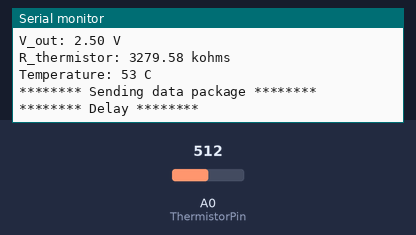
This sketch was run on a simulated Arduino Uno, built with avr-gcc and run on an emulated ATmega328P. Parts: the last lines printed to the serial monitor. Inputs (shaded band) come from the test bench; at power-on: A0 (ThermistorPin) = 512. WiFi joins after 1.5 s; servers stay silent unless stated.

Above: at 1.9 s.
2.0 s: A0 (ThermistorPin) set to 0
At 3.2 s:
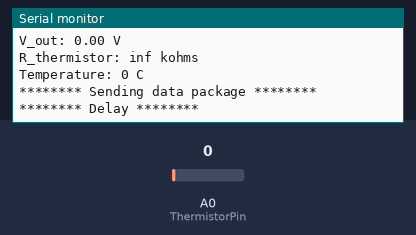
4.8 s: A0 (ThermistorPin) set to 122
At 6.4 s:
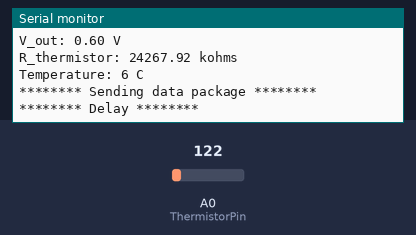
Timing chart, 0 to 7.9 s (numbered marks = the images above; inputs shaded):
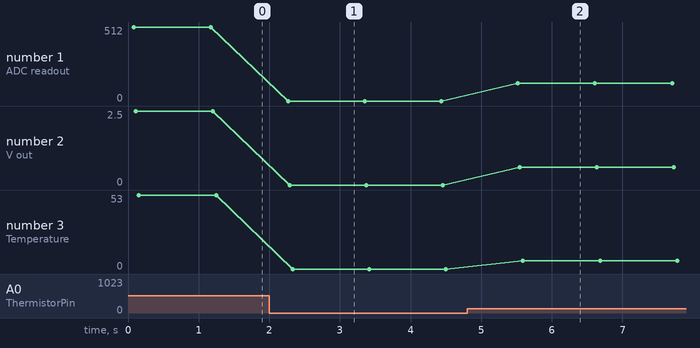

Measured:
- after the input at 2.0 s, the serial monitor: prints a new line after 0.27 s (image 1)
- after the input at 4.8 s, the serial monitor: prints a new line after 0.72 s (image 2)
- plotted number 1: 512 → 0 after the input at 2.0 s, 0 → 122 after the input at 4.8 s
- plotted number 2: 2.5 → 0 after the input at 2.0 s, 0 → 0.6 after the input at 4.8 s
- plotted number 3: 53 → 0 after the input at 2.0 s, 0 → 6 after the input at 4.8 s

The sketch:

temperature_transmitter.ino
```cpp
/*
 Send and receive measured temperature over UDP
 */

#include <SPI.h>         // needed for Arduino versions later than 0018
#include <Ethernet.h>
//#include <EthernetUdp.h>         // UDP library from: bjoern@cs.stanford.edu 12/30/2008

// MAC and IP addresses of Arduino transmitter
byte mac[] = {
  0xDE, 0xAD, 0xBE, 0xEF, 0xFE, 0xED
};
IPAddress local_ip(192, 168, 1, 137); // IP of Arduino
IPAddress remote_ip(192, 168, 1, 147);

unsigned int local_Port = 8888;      // local port to listen on
unsigned int remote_Port = 8888;      // local port to send to

// buffers for receiving and sending data
char packetBuffer[UDP_TX_PACKET_MAX_SIZE];  //buffer to hold incoming packet
char  ReplyBuffer[] = "acknowledged";       // a string to send back

float R_ref = 3286; // the thermistor model is in kohms
//float R_ref = 9950; // the thermistor model is in ohms

int ThermistorPin = 0;
float log_thermistor, R_thermistor, V_out;
float T = 0.0;
int ADC_readout;
float V_in = 5;

// thermistor model in kohms
//float a =  31.65087152;
//float b = 0.04536822;
//float c = 0.43440881;

// thermistor model in ohms
float a = 31650;
float b = 0.04536822;
float c = 434.40881;
//3.16508731e+04 4.73682307e-02 4.34409432e+02

// An EthernetUDP instance to let us send and receive packets over UDP
EthernetUDP Udp;

void setup() {

  // start the Ethernet and UDP:
  Ethernet.begin(mac, local_ip);
  Udp.begin(local_Port);
  Serial.begin(9600);

  // print local IP address:
  Serial.println("Arduino local IP address :");
  Serial.println(Ethernet.localIP());

  // print remote IP address:
  Serial.println("Remote IP address :");
  Serial.println(remote_ip);
}

void loop() {
  // reading temperature

  ADC_readout = analogRead(ThermistorPin);

  Serial.print("ADC_readout: ");
  Serial.print(ADC_readout);
  Serial.println(" / 1023");

  V_out = float(ADC_readout) * V_in / 1023.0;

  Serial.print("V_out: ");
  Serial.print(V_out);
  Serial.println(" V");

  R_thermistor = R_ref * (V_in / V_out - 1.0);

  Serial.print("R_thermistor: ");
  Serial.print(R_thermistor);
  Serial.println(" kohms");

  log_thermistor = log((R_thermistor - c) / a);

  T = -1 * log_thermistor / b;

  // conversion of temperature to char array for the UDP package
  char Temperature[3];
  itoa(int(T), Temperature, 10);

  Serial.print("Temperature: ");
  Serial.print(Temperature);
  Serial.println(" C");

  Serial.println("******** Sending data package ********");

  // send data package
  Udp.beginPacket(remote_ip, remote_Port);
  Udp.write(Temperature);
  Udp.endPacket();

  Serial.println("******** Delay ********");
  // short pause
  delay(1000);
}
```
